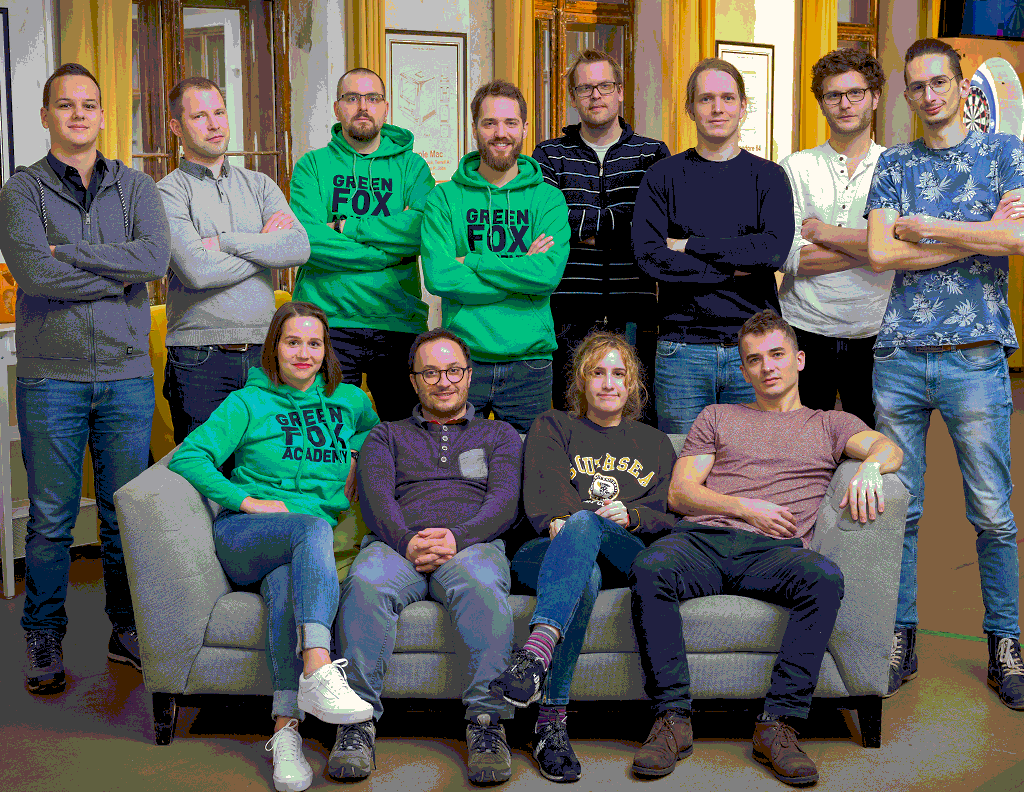
//> input picture OpenCVPractice/Remapping/accord_test.bmp, 1024 x 794 px
$ ./Remapping   (built with g++ and OpenCV 4)
//> lines starting //> are read from the running program, lines starting //| are printed output that depends on the picture
### OpenCVPractice/Remapping/Remapping/Remapping.h
// Remapping.h : Include file for standard system include files,
// or project specific include files.

#pragma once

#include <iostream>

// TODO: Reference additional headers your program requires here.

### OpenCVPractice/Remapping/Remapping/Remapping.cpp
#include "Remapping.h"
#include "histogram.h"
#include <opencv2/opencv.hpp>

using namespace std;

void update_map(int& ind, cv::Mat& map_x, cv::Mat& map_y);

int main()
{

	cv::Mat image = cv::imread("C:\\github\\Teleeeee\\OpenCVPractice\\Remapping\\accord_test.bmp", cv::IMREAD_COLOR);
//> image is the input picture: 794 rows x 1024 cols, CV_8UC3; mean B, G, R 91.9, 98.1, 92.3
	if (image.empty())
	{
		std::cout << "Cannot read image:  accord_test.bmp" << std::endl;
		return -1;
	}

	cv::cvtColor(image, image, cv::COLOR_BGR2GRAY);
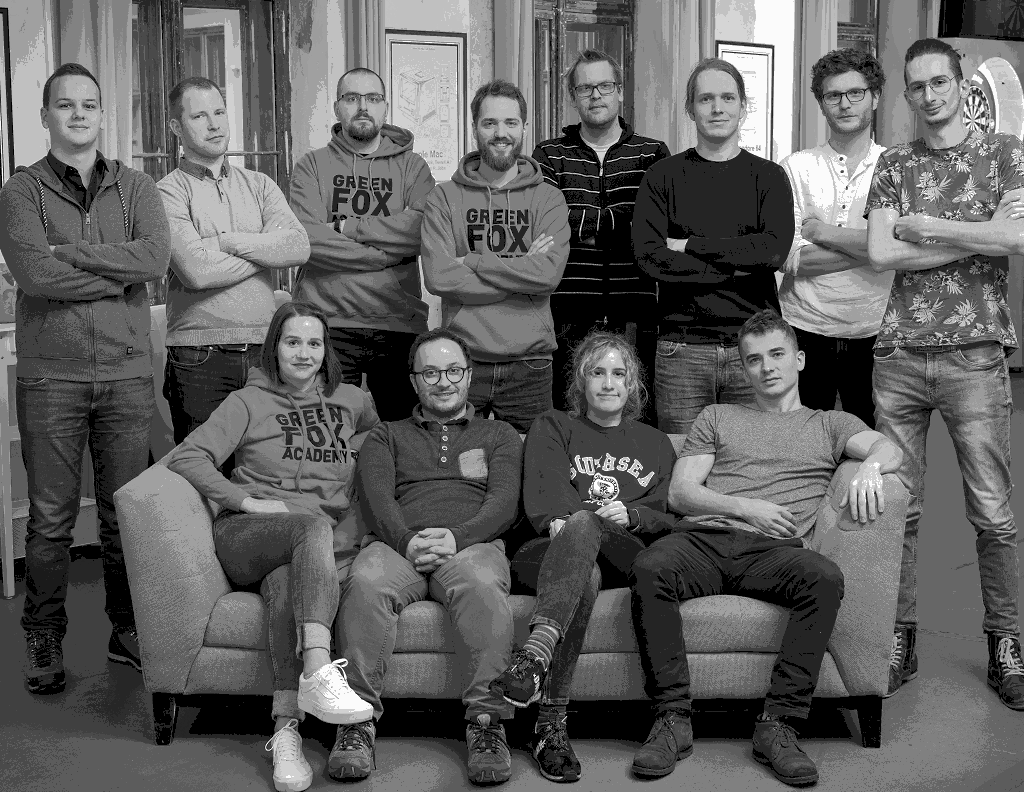
//> image: 794 rows x 1024 cols, CV_8UC1; min 0, max 255, mean 95.7
	cv::Mat dst;
	cv::equalizeHist(image, dst);
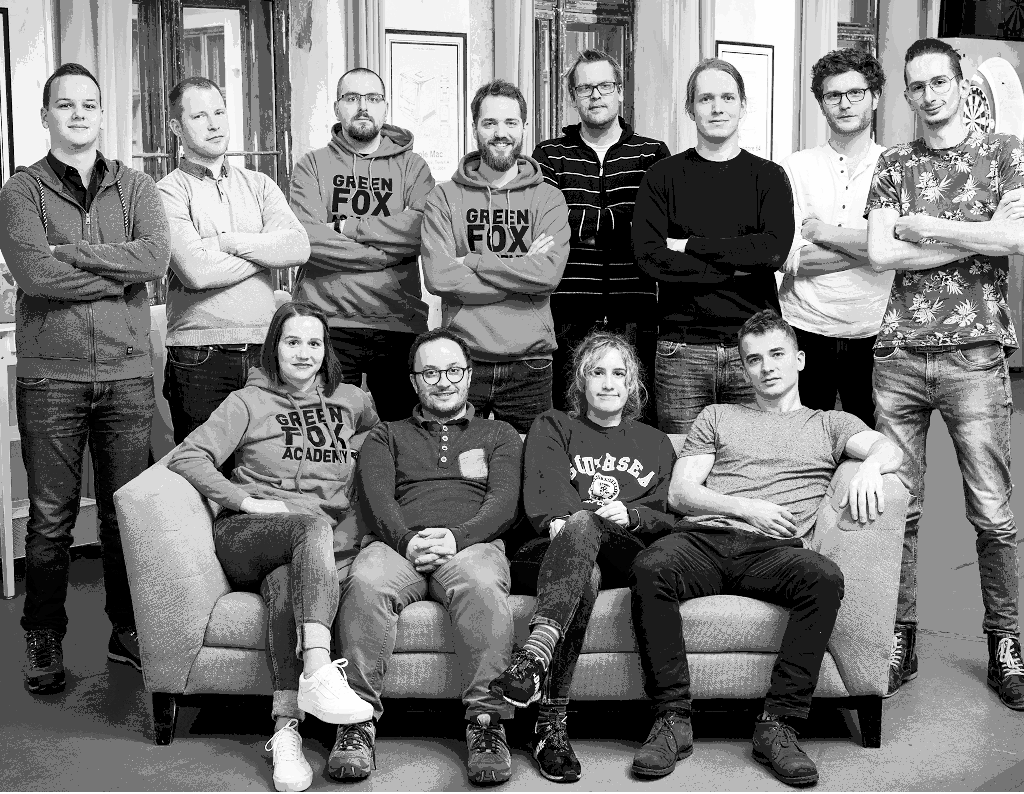
//> dst: 794 rows x 1024 cols, CV_8UC1; min 0, max 255, mean 120.5
	cv::imshow("Hist", dst);
	cv::imshow("Original", image);
	cv::waitKey(0);

// [16 lines of commented-out code are left out]
	return 0;
}

void update_map(int& ind, cv::Mat& map_x, cv::Mat& map_y)
{
	for (int i = 0; i < map_x.rows; i++)
	{
		for (int j = 0; j < map_x.cols; j++)
		{
			switch (ind)
			{
			case 0:
				if (j > map_x.cols * 0.25 && j < map_x.cols * 0.75 && i > map_x.rows * 0.25 && i < map_x.rows * 0.75)
				{
					map_x.at<float>(i, j) = 2 * (j - map_x.cols * 0.25f) + 0.5f;
					map_y.at<float>(i, j) = 2 * (i - map_x.rows * 0.25f) + 0.5f;
				}
				else
				{
					map_x.at<float>(i, j) = 0;
					map_y.at<float>(i, j) = 0;
				}
				break;
			case 1:
				map_x.at<float>(i, j) = (float)j;
				map_y.at<float>(i, j) = (float)(map_x.rows - i);
				break;
			case 2:
				map_x.at<float>(i, j) = (float)(map_x.cols - j);
				map_y.at<float>(i, j) = (float)i;
				break;
			case 3:
				map_x.at<float>(i, j) = (float)(map_x.cols - j);
				map_y.at<float>(i, j) = (float)(map_x.rows - i);
				break;
			default:
				break;
			} // end of switch
		}
	}
}
